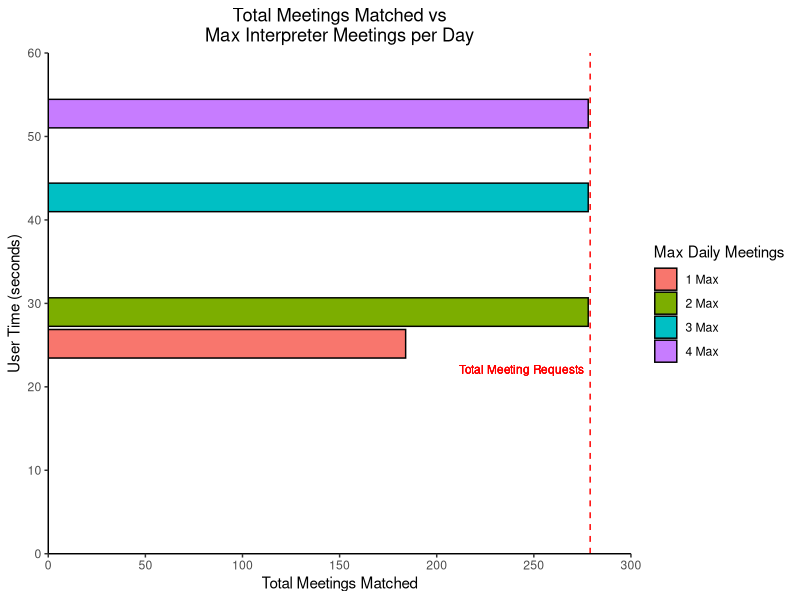
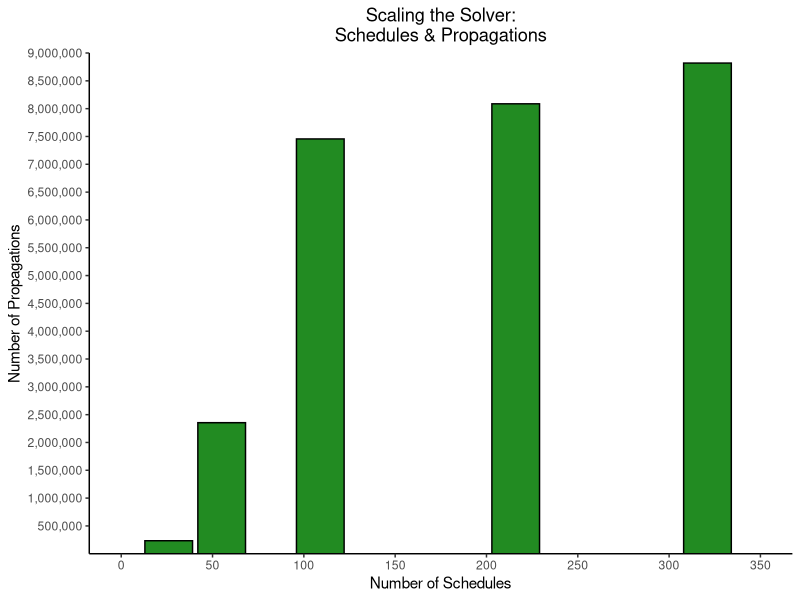
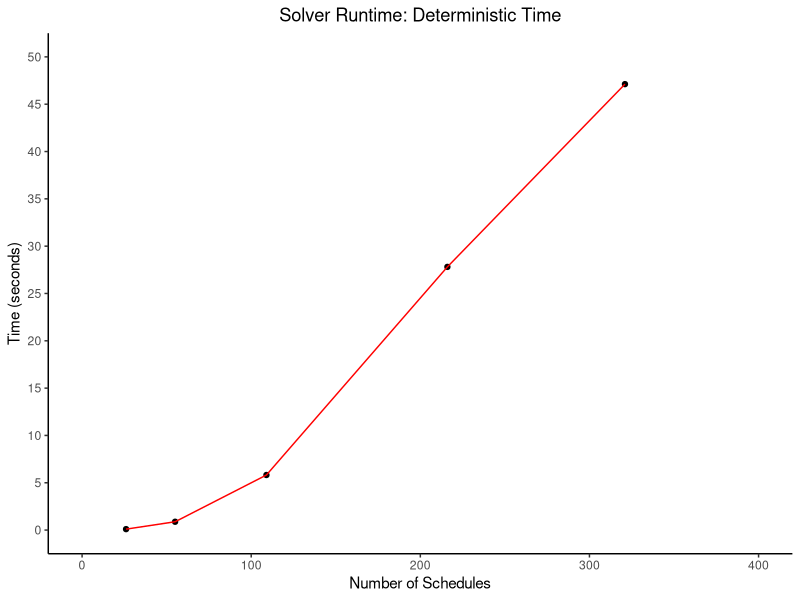

These charts were generated, in order, by the following R code:
library("ggplot2")
library("scales")

df_data = data.frame(NbrSchedules = c(26, 55, 109, 216, 321),
                     UserTime = c(0.34, 2.59, 28.02, 206.65, 1283.44),
                     DetTime = c(0.10, 0.88, 5.82, 27.81, 47.12),
                     Bools = c(9600, 44160, 167400, 669600, 1506600),
                     Branches = c(25497, 117783, 260646, 1522395, 3333765),
                     Props = c(233703, 2355177, 7455604, 8087257, 8819655))

df = data.frame(DailyMtgs = c('1 Max', '2 Max', '3 Max', '4 Max'),
                UserTime = c(25.16, 28.96, 42.7, 52.74),
                MtgsMatch = c(184, 278, 278, 278))

# Line Graph
p = ggplot(df_data, aes_string("NbrSchedules", "DetTime"))
p = p + geom_point()
p = p + geom_line(linetype = "solid", color = "red")
p = p + labs(x = "Number of Schedules",
             y = "Time (seconds)")
p = p + theme_minimal()
p = p + scale_x_continuous(breaks = seq(0, 400, by = 100), limits = c(0,400))
p = p + scale_y_continuous(breaks = seq(0, 50, by = 5), limits = c(0,50))
p = p + ggtitle("Solver Runtime: Deterministic Time") + theme_classic() + theme(plot.title = element_text(hjust = 0.5))

# Bar Graph
g = ggplot(data=df_data, aes(x=NbrSchedules, y=Props))
g = g + xlab("Number of Schedules")
g = g + ylab("Number of Propagations")
g = g + geom_bar(stat="identity", fill="forestgreen", color="black")
g = g + scale_x_continuous(breaks = seq(0, 350, by = 50), limits = c(0,350))
g = g + scale_y_continuous(breaks = seq(0, 9000000, by = 500000), limits = c(0,9000000), expand = c(0, 0), labels = comma)
g = g + coord_cartesian(xlim=c(0,350), ylim=c(1,9000000))
g = g + ggtitle("Scaling the Solver:\nSchedules & Propagations") + theme_classic() + theme(plot.title = element_text(hjust = 0.5))

# Bar Graph with Group
b = ggplot(data=df, aes(x=UserTime, y=MtgsMatch, fill=DailyMtgs))
b = b + geom_bar(stat="identity", color="black") + theme_classic() + coord_flip()
b = b + xlab("User Time (seconds)")
b = b + ylab("Total Meetings Matched")
b = b + labs(fill="Max Daily Meetings")
b = b + theme(legend.position="bottom")
b = b + scale_x_continuous(breaks = seq(0, 60, by = 10), limits = c(0,60), expand = c(0, 0))
b = b + scale_y_continuous(breaks = seq(0, 300, by = 50), limits = c(0,300), expand = c(0, 0))
b = b + ggtitle("Total Meetings Matched vs\nMax Interpreter Meetings per Day") + theme_classic() + theme(plot.title = element_text(hjust = 0.5))
b = b + geom_hline(yintercept=279, linetype="dashed", color="red")
b = b + geom_text(aes(0,279,label="Total Meeting Requests", vjust=-20, hjust=1.05), size=3, color="red")             

